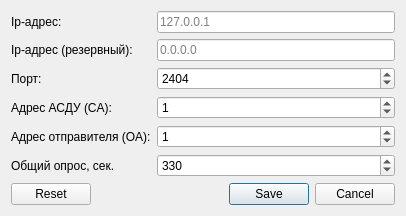
<?xml version="1.0" encoding="UTF-8"?>
<ui version="4.0">
 <class>SettingsDialog</class>
 <widget class="QDialog" name="SettingsDialog">
  <property name="windowModality">
   <enum>Qt::WindowModal</enum>
  </property>
  <property name="geometry">
   <rect>
    <x>0</x>
    <y>0</y>
    <width>406</width>
    <height>197</height>
   </rect>
  </property>
  <property name="focusPolicy">
   <enum>Qt::StrongFocus</enum>
  </property>
  <property name="windowTitle">
   <string>Настройки подключения</string>
  </property>
  <layout class="QGridLayout" name="gridLayout">
   <item row="0" column="0">
    <widget class="QLabel" name="label_2">
     <property name="text">
      <string>Ip-адрес:</string>
     </property>
    </widget>
   </item>
   <item row="4" column="0">
    <widget class="QLabel" name="label_4">
     <property name="text">
      <string>Адрес отправителя (OA):</string>
     </property>
    </widget>
   </item>
   <item row="5" column="1" colspan="2">
    <widget class="QSpinBox" name="GIperiod">
     <property name="maximum">
      <number>600</number>
     </property>
     <property name="value">
      <number>330</number>
     </property>
    </widget>
   </item>
   <item row="6" column="0" colspan="3">
    <widget class="QDialogButtonBox" name="buttonBox">
     <property name="standardButtons">
      <set>QDialogButtonBox::Cancel|QDialogButtonBox::Reset|QDialogButtonBox::Save</set>
     </property>
    </widget>
   </item>
   <item row="1" column="1" colspan="2">
    <widget class="QLineEdit" name="IpAddressReserve">
     <property name="text">
      <string/>
     </property>
     <property name="placeholderText">
      <string>0.0.0.0</string>
     </property>
    </widget>
   </item>
   <item row="5" column="0">
    <widget class="QLabel" name="label_5">
     <property name="text">
      <string>Общий опрос, сек.</string>
     </property>
    </widget>
   </item>
   <item row="3" column="1" colspan="2">
    <widget class="QSpinBox" name="CA">
     <property name="maximum">
      <number>65535</number>
     </property>
     <property name="value">
      <number>1</number>
     </property>
    </widget>
   </item>
   <item row="3" column="0">
    <widget class="QLabel" name="label_3">
     <property name="text">
      <string>Адрес АСДУ (CA):</string>
     </property>
    </widget>
   </item>
   <item row="2" column="0">
    <widget class="QLabel" name="label_9">
     <property name="text">
      <string>Порт:</string>
     </property>
    </widget>
   </item>
   <item row="2" column="1" colspan="2">
    <widget class="QSpinBox" name="TcpPort">
     <property name="maximum">
      <number>65535</number>
     </property>
     <property name="value">
      <number>2404</number>
     </property>
    </widget>
   </item>
   <item row="0" column="1" colspan="2">
    <widget class="QLineEdit" name="IpAddress">
     <property name="text">
      <string/>
     </property>
     <property name="placeholderText">
      <string>127.0.0.1</string>
     </property>
    </widget>
   </item>
   <item row="1" column="0">
    <widget class="QLabel" name="label_11">
     <property name="text">
      <string>Ip-адрес (резервный):</string>
     </property>
    </widget>
   </item>
   <item row="4" column="1" colspan="2">
    <widget class="QSpinBox" name="OA">
     <property name="maximum">
      <number>255</number>
     </property>
     <property name="value">
      <number>1</number>
     </property>
    </widget>
   </item>
  </layout>
 </widget>
 <layoutdefault spacing="6" margin="11"/>
 <resources/>
 <connections/>
</ui>
